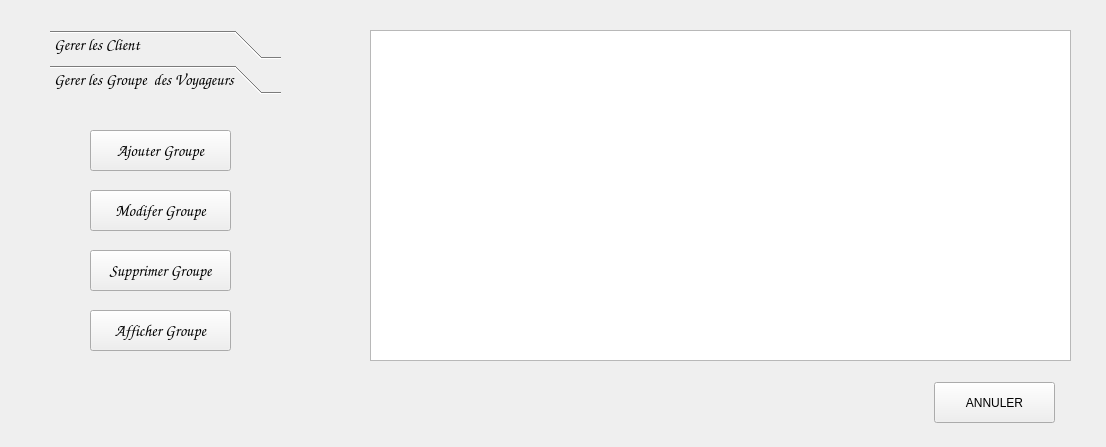
<?xml version="1.0" encoding="UTF-8"?>
<ui version="4.0">
 <class>afficher_g</class>
 <widget class="QDialog" name="afficher_g">
  <property name="geometry">
   <rect>
    <x>0</x>
    <y>0</y>
    <width>1106</width>
    <height>447</height>
   </rect>
  </property>
  <property name="windowTitle">
   <string>Dialog</string>
  </property>
  <widget class="QToolBox" name="toolBox">
   <property name="geometry">
    <rect>
     <x>50</x>
     <y>30</y>
     <width>231</width>
     <height>341</height>
    </rect>
   </property>
   <property name="font">
    <font>
     <family>Comic Sans MS</family>
     <pointsize>12</pointsize>
    </font>
   </property>
   <property name="currentIndex">
    <number>1</number>
   </property>
   <widget class="QWidget" name="client">
    <property name="geometry">
     <rect>
      <x>0</x>
      <y>0</y>
      <width>231</width>
      <height>267</height>
     </rect>
    </property>
    <attribute name="label">
     <string>Gerer les Client </string>
    </attribute>
    <widget class="QPushButton" name="pushButton_2">
     <property name="geometry">
      <rect>
       <x>50</x>
       <y>20</y>
       <width>141</width>
       <height>41</height>
      </rect>
     </property>
     <property name="text">
      <string>Ajouter client</string>
     </property>
    </widget>
    <widget class="QPushButton" name="pushButton_3">
     <property name="geometry">
      <rect>
       <x>50</x>
       <y>80</y>
       <width>141</width>
       <height>41</height>
      </rect>
     </property>
     <property name="text">
      <string>Modifer Client</string>
     </property>
    </widget>
    <widget class="QPushButton" name="pushButton_4">
     <property name="geometry">
      <rect>
       <x>50</x>
       <y>140</y>
       <width>141</width>
       <height>41</height>
      </rect>
     </property>
     <property name="text">
      <string>Supprimer Client</string>
     </property>
    </widget>
    <widget class="QPushButton" name="pushButton_5">
     <property name="geometry">
      <rect>
       <x>50</x>
       <y>210</y>
       <width>141</width>
       <height>41</height>
      </rect>
     </property>
     <property name="text">
      <string>Afficher Client</string>
     </property>
    </widget>
   </widget>
   <widget class="QWidget" name="groupedevoyageurs">
    <property name="geometry">
     <rect>
      <x>0</x>
      <y>0</y>
      <width>231</width>
      <height>267</height>
     </rect>
    </property>
    <attribute name="label">
     <string>Gerer les Groupe  des Voyageurs</string>
    </attribute>
    <widget class="QPushButton" name="pushButton_6">
     <property name="geometry">
      <rect>
       <x>40</x>
       <y>30</y>
       <width>141</width>
       <height>41</height>
      </rect>
     </property>
     <property name="text">
      <string>Ajouter Groupe</string>
     </property>
    </widget>
    <widget class="QPushButton" name="pushButton_7">
     <property name="geometry">
      <rect>
       <x>40</x>
       <y>90</y>
       <width>141</width>
       <height>41</height>
      </rect>
     </property>
     <property name="text">
      <string>Modifer Groupe</string>
     </property>
    </widget>
    <widget class="QPushButton" name="pushButton_8">
     <property name="geometry">
      <rect>
       <x>40</x>
       <y>150</y>
       <width>141</width>
       <height>41</height>
      </rect>
     </property>
     <property name="text">
      <string>Supprimer Groupe</string>
     </property>
    </widget>
    <widget class="QPushButton" name="pushButton_9">
     <property name="geometry">
      <rect>
       <x>40</x>
       <y>210</y>
       <width>141</width>
       <height>41</height>
      </rect>
     </property>
     <property name="text">
      <string>Afficher Groupe</string>
     </property>
    </widget>
   </widget>
  </widget>
  <widget class="QTableView" name="tableView">
   <property name="geometry">
    <rect>
     <x>370</x>
     <y>30</y>
     <width>701</width>
     <height>331</height>
    </rect>
   </property>
  </widget>
  <widget class="QPushButton" name="pushButton">
   <property name="geometry">
    <rect>
     <x>934</x>
     <y>382</y>
     <width>121</width>
     <height>41</height>
    </rect>
   </property>
   <property name="text">
    <string>ANNULER</string>
   </property>
  </widget>
  <widget class="QLabel" name="label">
   <property name="geometry">
    <rect>
     <x>6</x>
     <y>2</y>
     <width>1101</width>
     <height>441</height>
    </rect>
   </property>
   <property name="text">
    <string/>
   </property>
   <property name="pixmap">
    <pixmap>../../Desktop/voyage_en_groupe_1400_1.jpg</pixmap>
   </property>
  </widget>
  <zorder>label</zorder>
  <zorder>toolBox</zorder>
  <zorder>tableView</zorder>
  <zorder>pushButton</zorder>
 </widget>
 <resources/>
 <connections>
  <connection>
   <sender>pushButton</sender>
   <signal>clicked()</signal>
   <receiver>afficher_g</receiver>
   <slot>reject()</slot>
   <hints>
    <hint type="sourcelabel">
     <x>1008</x>
     <y>400</y>
    </hint>
    <hint type="destinationlabel">
     <x>1255</x>
     <y>219</y>
    </hint>
   </hints>
  </connection>
 </connections>
</ui>
